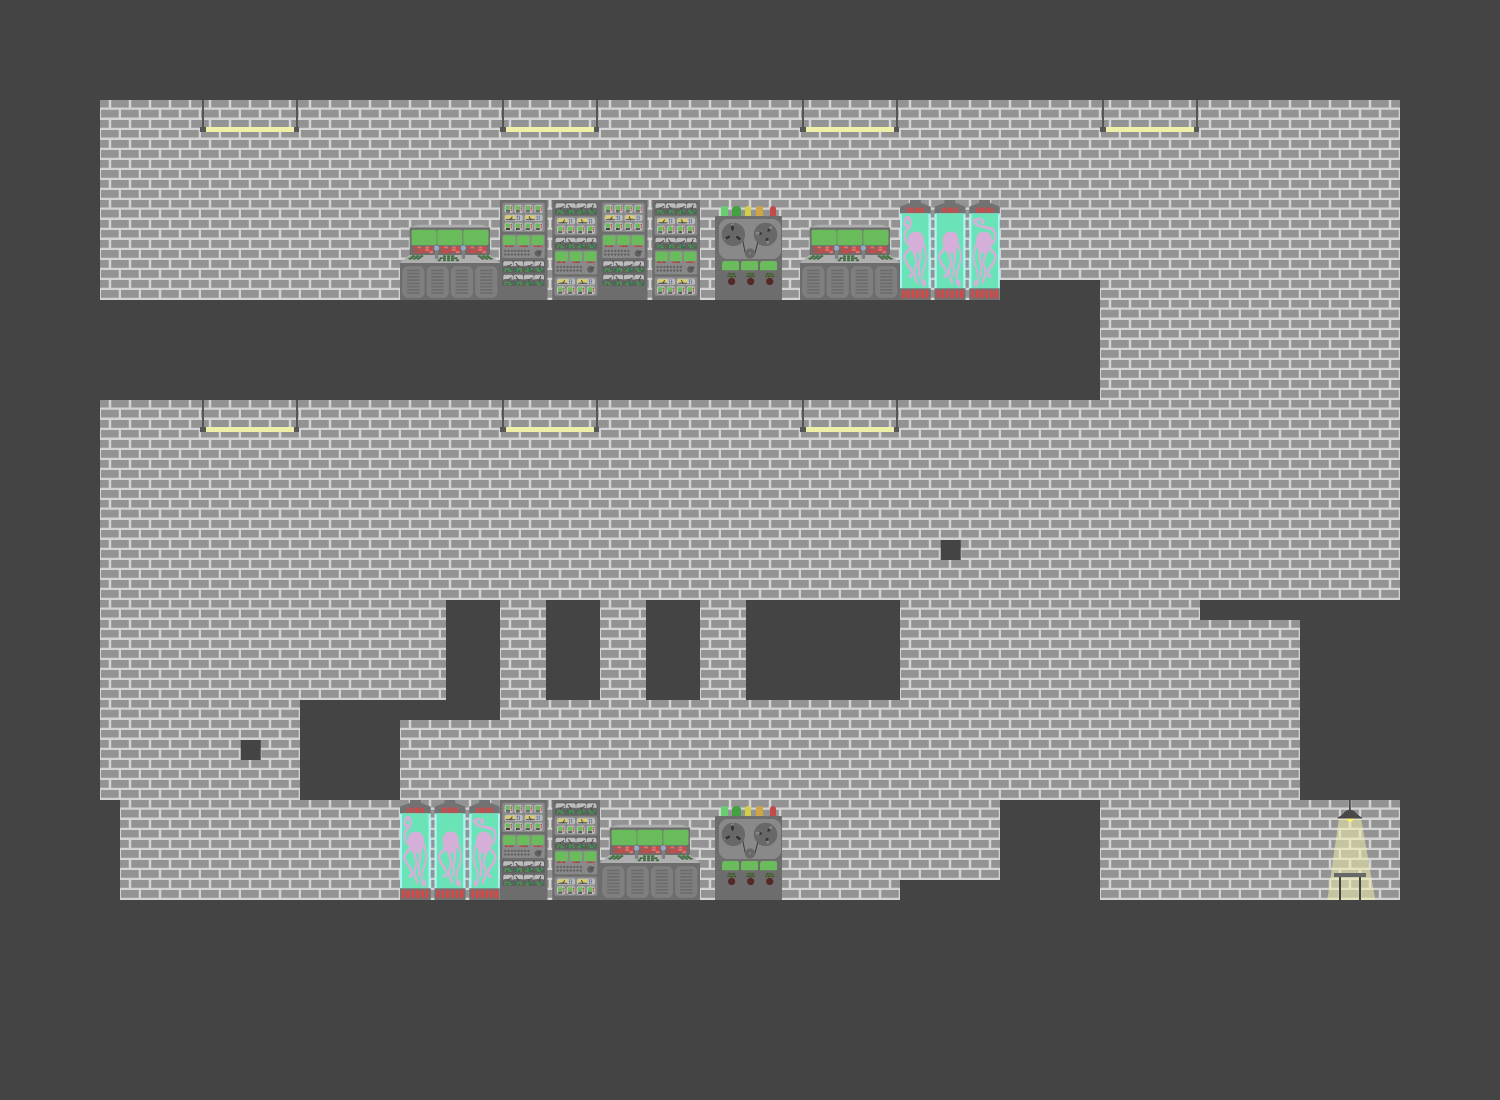

Rendered tile map (Tiled .tmx) drawn with the repository's tilesets; below, a short description and the map source with its tile grids summarised:
An orthogonal 15x11 tile map with 100x100 px tiles, 2 tile layers (Fond, Solide) and 8 objects (Item, Start, endLevelLift, Caisse, platform, ...).

<map version="1.0" orientation="orthogonal" renderorder="left-up" width="15" height="11" tilewidth="100" tileheight="100" nextobjectid="12">
 <tileset firstgid="1" name="ElementsTiles-01-01" tilewidth="100" tileheight="100">
  <image source="ElementsTiles-01-01.png" width="1300" height="300" />
 </tileset>
 <layer name="Fond" width="15" height="11">
  <data>[165 cells, 104 non-empty, 7 distinct tile ids]</data>
 </layer>
 <layer name="Solide" width="15" height="11">
  <data>[165 cells, 87 non-empty, 6 distinct tile ids]</data>
 </layer>
 <objectgroup name="Objets">
  <object id="1" name="uranium" type="Item" x="1334.5" y="841.5" width="29" height="29">
   <ellipse />
  </object>
  <object id="2" name="Start" x="111" y="194" width="88" height="106" />
  <object id="3" name="endLevelLift" x="780" y="478" width="105" height="122">
   <properties>
    <property name="nextLevel" value="_Level02_v1_100px" />
   </properties>
  </object>
  <object id="4" name="Caisse" type="Caisse" x="875.667" y="813" width="60" height="60" />
  <object id="7" name="platform" x="1096" y="601" width="101" height="10">
   <properties>
    <property name="movementDuration" value="2" />
    <property name="x_limit" value="900" />
   </properties>
  </object>
  <object id="8" name="train" type="train" x="268" y="234" width="60" height="60">
   <ellipse />
  </object>
  <object id="9" name="verticalPlatformZZ" x="1200" y="300" width="100" height="296">
   <properties>
    <property name="moveUpFirst" value="1" />
    <property name="movementDuration" value="3" />
    <property name="x_limit" value="802" />
    <property name="y_limit" value="430" />
   </properties>
  </object>
  <object id="11" name="timeBonus" x="937" y="404" width="20" height="20">
   <properties>
    <property name="seconds" value="20" />
   </properties>
   <ellipse />
  </object>
 </objectgroup>
</map>
